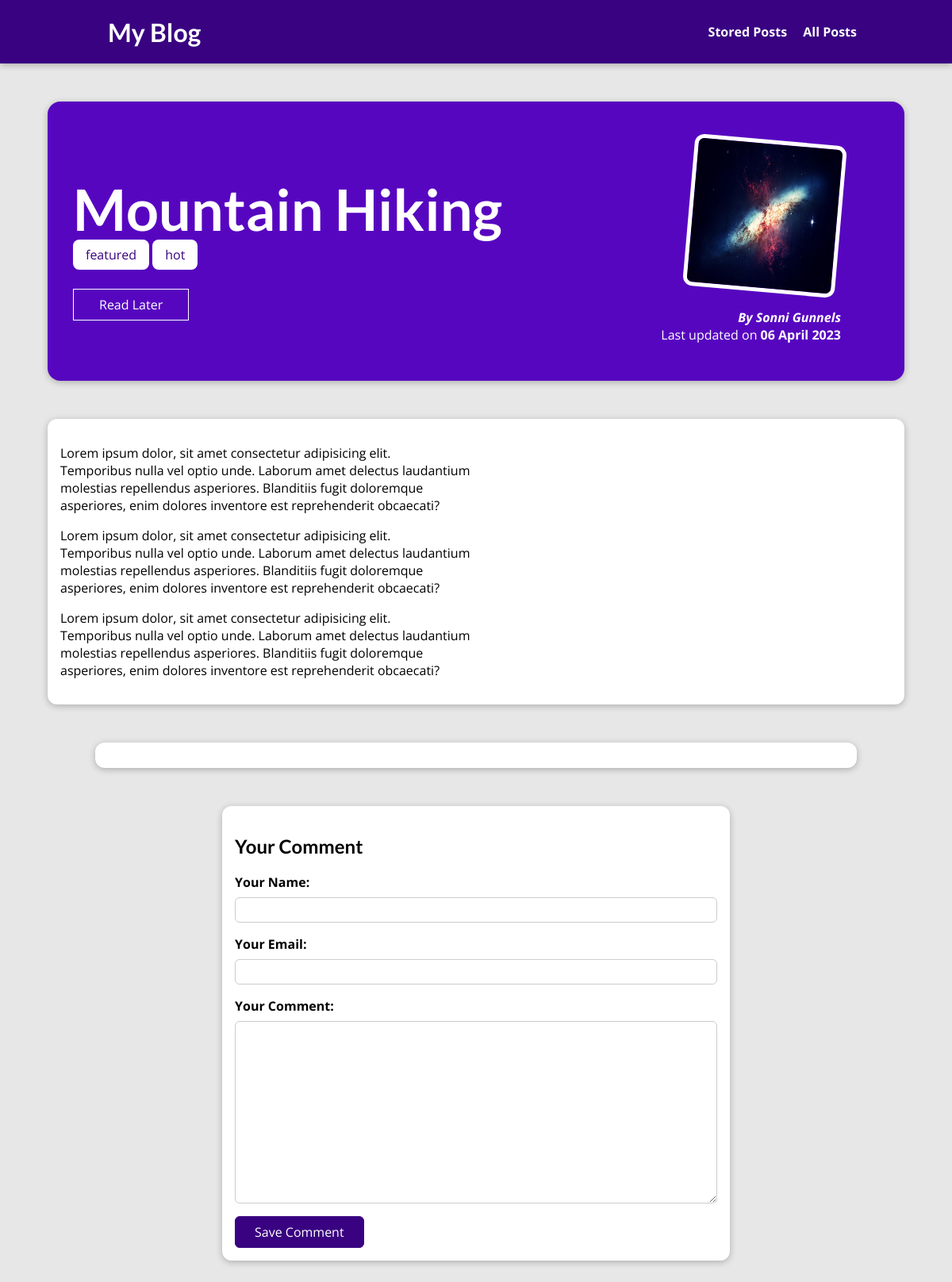
The page /posts/hike-in-the-mountains on the database its author committed.
### blog/models.py (models this page shows, shortened)
class Post(models.Model):
    title = models.CharField(max_length=50)
    excerpt = models.CharField(max_length=100)
    image = models.ImageField(upload_to="posts", null=True)
    date = models.DateField(auto_now=True)
    slug = models.SlugField(unique=True)
    content = models.TextField(validators=[MinLengthValidator(10)])
    author = models.ForeignKey(
        Author, on_delete=models.SET_NULL, null=True, related_name="posts") #must move author above post class so it's defined before called
    tags = models.ManyToManyField(Tag)

class Tag(models.Model):
    caption = models.CharField(max_length=20)

class Author(models.Model):
    first_name = models.CharField(max_length=25)
    last_name = models.CharField(max_length=25)
    email = models.EmailField()
    def full_name(self):
        return f"{self.first_name} {self.last_name}"
    def __str__(self) -> str:
        return self.full_name()

### blog/views.py (the view, shortened to what this page needs)
# urls.py: path("posts/<slug:slug>", views.SinglePostView.as_view(), name="post-detail-page"),
class SinglePostView(View):
    def is_stored_post(self, request, post_id):
        stored_posts = request.session.get("stored_posts")
        if stored_posts is not None:
            is_saved_for_later = post_id in stored_posts
        else:
            is_saved_for_later = False
        return is_saved_for_later
    def get(self, request, slug):
        post = Post.objects.get(slug=slug)
        context = {
            "post": post,
            "post_tags": post.tags.all(),
            "comment_form": CommentForm(),
            "comments": post.comments.all().order_by("-id"),
            "saved_for_later" : self.is_stored_post(request, post.id)
        }
        return render(request, "blog/post-detail.html", context)

### blog/forms.py
class CommentForm(forms.ModelForm):
    class Meta:
        model = Comment
        exclude = ["post"]
        labels = {
            "user_name": "Your Name",
            "user_email": "Your Email",
            "text" : "Your Comment"
        }

### blog/templates/blog/post-detail.html (shortened to what this page needs)
{% extends "base.html" %}
{% load static %}
{% block css_files %}
    <link rel="stylesheet" href="{% static "blog/post-detail.css" %}"/>
{% endblock %}
{% block content %}
    <section id="summary">
        <h2> {{ post.title }}</h2>
        <div>
            {% for tag in post_tags %}
                <span class="tag">{{ tag.caption }}</span>
            {% endfor %}
        </div>
        <div id="read-later">
            <form action="{% url "read-later" %}" method="POST">
                <button>
                    {% if saved_for_later %}
                        Remove from my list
                    {% else %}
                        Read Later
                    {% endif %}
                </button>
            </form>
        </div>
        <article>
            <img src="{{ post.image.url }}" alt="{{ post.title }}" />
            <address>By <a href="mailto:{{ post.author.email }}">{{ post.author }}</a></address>
            <div>
                Last updated on <time>{{ post.date|date:"d F o" }}</time>
            </div>
        </article>
    </section>
    <main>
       {{ post.content|linebreaks }}
    </main>
    <section id="comments">
    </section>
    <section id="comment-form">
        <h2>Your Comment</h2>
        <form action="{% url "post-detail-page" post.slug %}" method="POST">
            {% for form_field in comment_form %}
            <div class="form-control {% if form_field.errors %}invalid{% endif %}">
                {{ form_field.label_tag }}
                {{ form_field }}
            </div>
            {% endfor %}
           <button>Save Comment</button>
        </form>
    </section>
{% endblock %}

### static/styles.css (style rules this page uses)
* { box-sizing: border-box; }
html { font-family: 'Open Sans', 'Lato', sans-serif; }
body { margin: 0; }
h1, h2, h3 { font-family: 'Lato', sans-serif; font-weight: bold; }

### blog/static/blog/post-detail.css (style rules this page uses)
body { background-color: #e7e7e7; }
#summary { margin: 8rem auto 3rem auto; padding: 2rem; width: 90%; max-width: 90rem; border-radius: 16px; background-color: #5706c0; position: relative; box-shadow: 0 2px 8px rgba(0, 0, 0, 0.25); height: 22rem; }
#summary h2 { color: white; font-size: 4.5rem; margin-bottom: 0.25rem; }
#summary article { position: absolute; top: 2rem; right: 3rem; padding: 1rem 2rem; border-radius: 12px; text-align: right; color: white; }
#summary article img { width: 12rem; height: 12rem; border-radius: 12px; transform: rotateZ(5deg); border: 5px solid white; margin-bottom: 1rem; }
#summary address { font-weight: bold; }
#summary a { color:white; text-decoration: none; }
#summary time { font-weight: bold; }
#read-later { margin: 2rem 0; }
#read-later button { background-color: transparent; border: 1px solid white; padding: 0.5rem 2rem; font: inherit; color: white; cursor: pointer; }
main { width: 90%; max-width: 90rem; margin: 3rem auto; background-color: white; padding: 1rem; border-radius: 12px; box-shadow: 0 2px 8px rgba(0, 0, 0, 0.25); }
.tag { background-color: white; color: #390281; padding: 0.5rem 1rem; border-radius: 8px; }
#comment-form { margin: 3rem auto; width: 90%; max-width: 40rem; border-radius: 12px; background-color: white; box-shadow: 0 2px 8px rgba(0, 0, 0, 0.25); padding: 1rem; }
#comment-form button { font: inherit; background-color: #390281; color: white; border: 1px solid #390281; padding: 0.5rem 1.5rem; border-radius: 6px; }
.form-control { margin-bottom: 1rem; }
.form-control label { font-weight: bold; margin-bottom: 0.5rem; display: block; }
.form-control input, .form-control textarea { display: block; width: 100%; font: inherit; padding: 0.25rem; border-radius: 6px; border: 1px solid #ccc; }
#comments { margin: 3rem auto; width: 90%; max-width: 60rem; border-radius: 12px; background-color: white; box-shadow: 0 2px 8px rgba(0, 0, 0, 0.25); padding: 1rem 2rem; }

### rows shown on the page
Post: title "Mountain Hiking", image (picture), author "Sonni Gunnels", date "06 April 2023", content "Lorem ipsum dolor, sit amet consectetur adipisicing elit. Temporibus nulla vel optio unde. Laborum amet delectus laudantium molestias repellendus asperiores. Blanditiis fugit doloremque asperiores, enim dolores inventore est reprehenderit obcaecati? Lorem ipsum dolor, sit amet consectetur adipisicing elit. Temporibus nulla vel optio unde. Laborum amet delectus laudantium molestias repellendus asperiores. Blanditiis fugit doloremque asperiores, enim dolores inventore est reprehenderit obcaecati? Lorem ipsum dolor, sit amet consectetur adipisicing elit. Temporibus nulla vel optio unde. Laborum amet delectus laudantium molestias repellendus asperiores. Blanditiis fugit doloremque asperiores,…"
Tag: caption "featured"
Tag: caption "hot"
